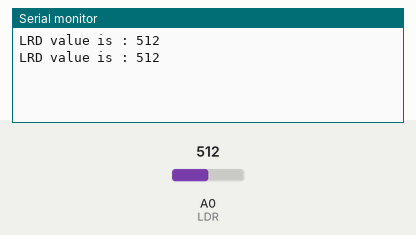
A sketch run on a simulated Arduino Uno, built with avr-gcc and run on an emulated ATmega328P. Parts: the last lines printed to the serial monitor. The inputs (shaded band) are chosen by the test bench; at power-on: A0 (LDR) = 512.

Above: at 1.8 s.
1.9 s: A0 (LDR) set to 716
At 2.8 s:
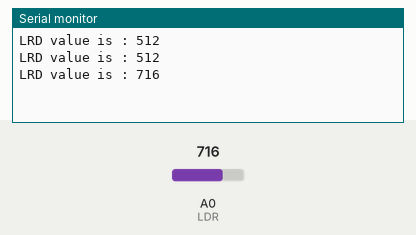
3.4 s: A0 (LDR) set to 900
At 4.5 s:
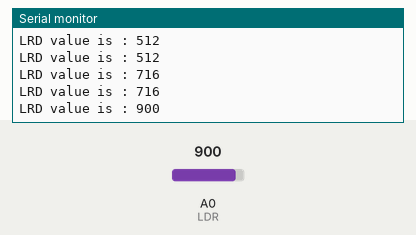
Timing chart, 0 to 6.4 s (numbered marks = the images above; inputs shaded):
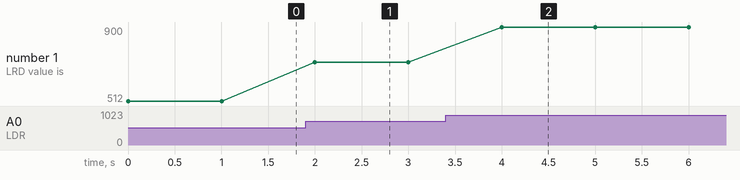

Measured:
- after the input at 1.9 s, the serial monitor: prints a new line after 0.10 s (image 1)
- after the input at 3.4 s, the serial monitor: prints a new line after 0.60 s (image 2)
- plotted number 1: 512 → 716 after the input at 1.9 s, 716 → 900 after the input at 3.4 s

The sketch:

ex10.ino
```cpp
const int LDR = A0;
int input_val = 0;

void setup () {
  Serial.begin(9600);
}

void loop () {
  input_val = analogRead(LDR);
  Serial.print("LRD value is : ");
  Serial.println(input_val);
  delay(1000);
}
```
